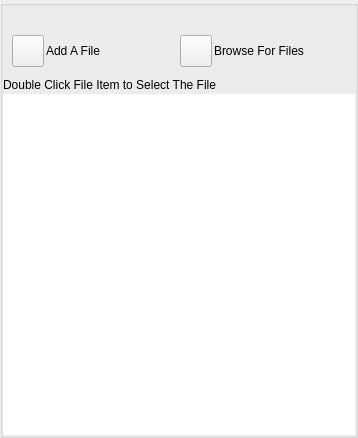
<?xml version="1.0" encoding="UTF-8"?>
<ui version="4.0">
 <class>AppletLibraryUi</class>
 <widget class="QWidget" name="AppletLibraryUi">
  <property name="windowModality">
   <enum>Qt::WindowModality::ApplicationModal</enum>
  </property>
  <property name="geometry">
   <rect>
    <x>0</x>
    <y>0</y>
    <width>358</width>
    <height>438</height>
   </rect>
  </property>
  <property name="sizePolicy">
   <sizepolicy hsizetype="Expanding" vsizetype="Expanding">
    <horstretch>0</horstretch>
    <verstretch>0</verstretch>
   </sizepolicy>
  </property>
  <property name="minimumSize">
   <size>
    <width>0</width>
    <height>0</height>
   </size>
  </property>
  <property name="maximumSize">
   <size>
    <width>16777215</width>
    <height>16777215</height>
   </size>
  </property>
  <property name="windowTitle">
   <string>Library</string>
  </property>
  <property name="windowOpacity">
   <double>1.000000000000000</double>
  </property>
  <property name="toolTip">
   <string/>
  </property>
  <layout class="QVBoxLayout" name="verticalLayout">
   <property name="spacing">
    <number>0</number>
   </property>
   <property name="leftMargin">
    <number>0</number>
   </property>
   <property name="topMargin">
    <number>0</number>
   </property>
   <property name="rightMargin">
    <number>0</number>
   </property>
   <property name="bottomMargin">
    <number>0</number>
   </property>
   <item>
    <widget class="QGroupBox" name="FileItemsBox">
     <property name="sizePolicy">
      <sizepolicy hsizetype="Expanding" vsizetype="Expanding">
       <horstretch>0</horstretch>
       <verstretch>0</verstretch>
      </sizepolicy>
     </property>
     <property name="minimumSize">
      <size>
       <width>0</width>
       <height>0</height>
      </size>
     </property>
     <property name="title">
      <string/>
     </property>
     <layout class="QVBoxLayout" name="verticalLayout_2">
      <property name="spacing">
       <number>2</number>
      </property>
      <property name="leftMargin">
       <number>0</number>
      </property>
      <property name="topMargin">
       <number>0</number>
      </property>
      <property name="rightMargin">
       <number>0</number>
      </property>
      <property name="bottomMargin">
       <number>0</number>
      </property>
      <item>
       <widget class="QLabel" name="m_StatusLabel">
        <property name="text">
         <string notr="true"/>
        </property>
       </widget>
      </item>
      <item>
       <widget class="FileMediaSelectWidget" name="m_FileMediaSelectWidget" native="true"/>
      </item>
      <item>
       <widget class="FileFilterSelectWidget" name="m_FileFilterSelectWidget" native="true"/>
      </item>
      <item>
       <widget class="QFrame" name="m_BrowseFrame">
        <layout class="QHBoxLayout" name="horizontalLayout">
         <property name="spacing">
          <number>2</number>
         </property>
         <item>
          <widget class="VxPushButton" name="m_AddFileButton">
           <property name="minimumSize">
            <size>
             <width>32</width>
             <height>32</height>
            </size>
           </property>
           <property name="maximumSize">
            <size>
             <width>32</width>
             <height>32</height>
            </size>
           </property>
           <property name="text">
            <string/>
           </property>
           <property name="iconSize">
            <size>
             <width>48</width>
             <height>48</height>
            </size>
           </property>
          </widget>
         </item>
         <item>
          <widget class="VxLabel" name="m_AddFileLabel">
           <property name="sizePolicy">
            <sizepolicy hsizetype="Expanding" vsizetype="Preferred">
             <horstretch>0</horstretch>
             <verstretch>0</verstretch>
            </sizepolicy>
           </property>
           <property name="text">
            <string>Add A File</string>
           </property>
          </widget>
         </item>
         <item>
          <widget class="VxPushButton" name="m_BrowseButton">
           <property name="minimumSize">
            <size>
             <width>32</width>
             <height>32</height>
            </size>
           </property>
           <property name="maximumSize">
            <size>
             <width>32</width>
             <height>32</height>
            </size>
           </property>
           <property name="text">
            <string/>
           </property>
          </widget>
         </item>
         <item>
          <widget class="VxLabel" name="m_BrowseFilesLabel">
           <property name="sizePolicy">
            <sizepolicy hsizetype="Expanding" vsizetype="Preferred">
             <horstretch>0</horstretch>
             <verstretch>0</verstretch>
            </sizepolicy>
           </property>
           <property name="text">
            <string>Browse For Files</string>
           </property>
          </widget>
         </item>
        </layout>
       </widget>
      </item>
      <item>
       <widget class="QLabel" name="m_DoubleTapInstructionLabel">
        <property name="text">
         <string>Double Click File Item to Select The File</string>
        </property>
       </widget>
      </item>
      <item>
       <widget class="QListWidget" name="m_FileItemList">
        <property name="frameShape">
         <enum>QFrame::Shape::NoFrame</enum>
        </property>
        <property name="frameShadow">
         <enum>QFrame::Shadow::Plain</enum>
        </property>
        <property name="lineWidth">
         <number>0</number>
        </property>
        <property name="iconSize">
         <size>
          <width>32</width>
          <height>32</height>
         </size>
        </property>
        <property name="verticalScrollMode">
         <enum>QAbstractItemView::ScrollMode::ScrollPerPixel</enum>
        </property>
        <property name="resizeMode">
         <enum>QListView::ResizeMode::Adjust</enum>
        </property>
        <property name="uniformItemSizes">
         <bool>true</bool>
        </property>
       </widget>
      </item>
     </layout>
    </widget>
   </item>
  </layout>
 </widget>
 <customwidgets>
  <customwidget>
   <class>VxPushButton</class>
   <extends>QPushButton</extends>
   <header>VxPushButton.h</header>
  </customwidget>
  <customwidget>
   <class>VxLabel</class>
   <extends>QLabel</extends>
   <header>VxLabel.h</header>
  </customwidget>
  <customwidget>
   <class>FileFilterSelectWidget</class>
   <extends>QWidget</extends>
   <header>FileFilterSelectWidget.h</header>
   <container>1</container>
  </customwidget>
  <customwidget>
   <class>FileMediaSelectWidget</class>
   <extends>QWidget</extends>
   <header>FileMediaSelectWidget.h</header>
   <container>1</container>
  </customwidget>
 </customwidgets>
 <resources/>
 <connections/>
</ui>
